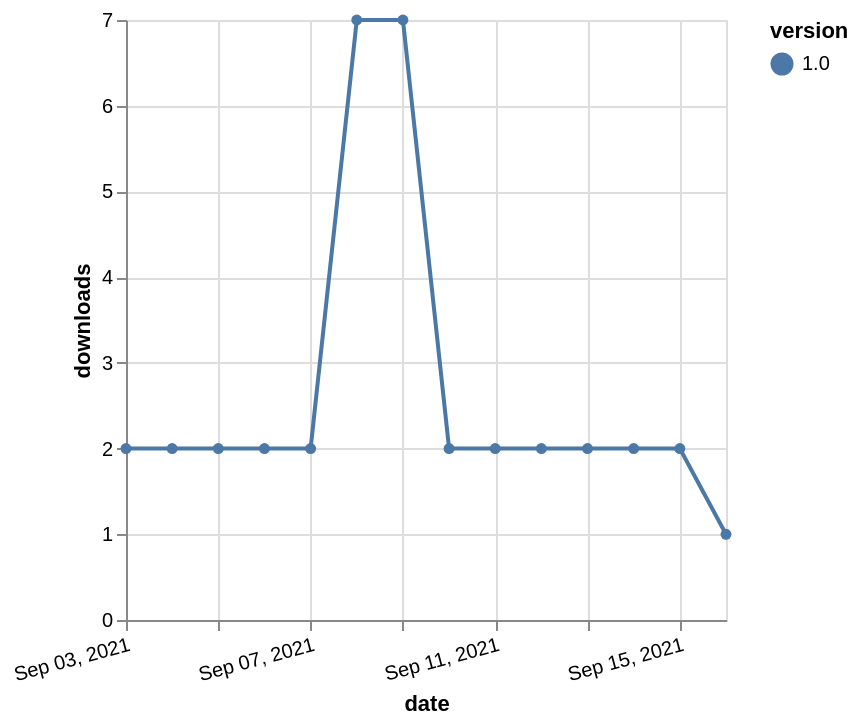

The Vega-Lite source for this figure:
### Vega-Lite specification from a JSON file in a GitHub repository (floating-point values rounded to 4 significant figures)
{"$schema": "https://vega.github.io/schema/vega-lite/v5.json", "description": "A simple bar chart with embedded data.", "data": {"values": [{"date": "2021-09-03", "total": 3190, "delta": 2, "version": "1.0"}, {"date": "2021-09-04", "total": 3192, "delta": 2, "version": "1.0"}, {"date": "2021-09-05", "total": 3194, "delta": 2, "version": "1.0"}, {"date": "2021-09-06", "total": 3196, "delta": 2, "version": "1.0"}, {"date": "2021-09-07", "total": 3198, "delta": 2, "version": "1.0"}, {"date": "2021-09-08", "total": 3205, "delta": 7, "version": "1.0"}, {"date": "2021-09-09", "total": 3212, "delta": 7, "version": "1.0"}, {"date": "2021-09-10", "total": 3214, "delta": 2, "version": "1.0"}, {"date": "2021-09-11", "total": 3216, "delta": 2, "version": "1.0"}, {"date": "2021-09-12", "total": 3218, "delta": 2, "version": "1.0"}, {"date": "2021-09-13", "total": 3220, "delta": 2, "version": "1.0"}, {"date": "2021-09-14", "total": 3222, "delta": 2, "version": "1.0"}, {"date": "2021-09-15", "total": 3224, "delta": 2, "version": "1.0"}, {"date": "2021-09-16", "total": 3225, "delta": 1, "version": "1.0"}]}, "width": "container", "mark": {"type": "line", "point": {"filled": true}}, "encoding": {"x": {"field": "date", "type": "temporal", "timeUnit": "yearmonthdate", "title": "date", "axis": {"labelAngle": -15}}, "y": {"field": "delta", "type": "quantitative", "title": "downloads"}, "color": {"field": "version", "type": "nominal"}, "tooltip": {"field": "delta"}}}
